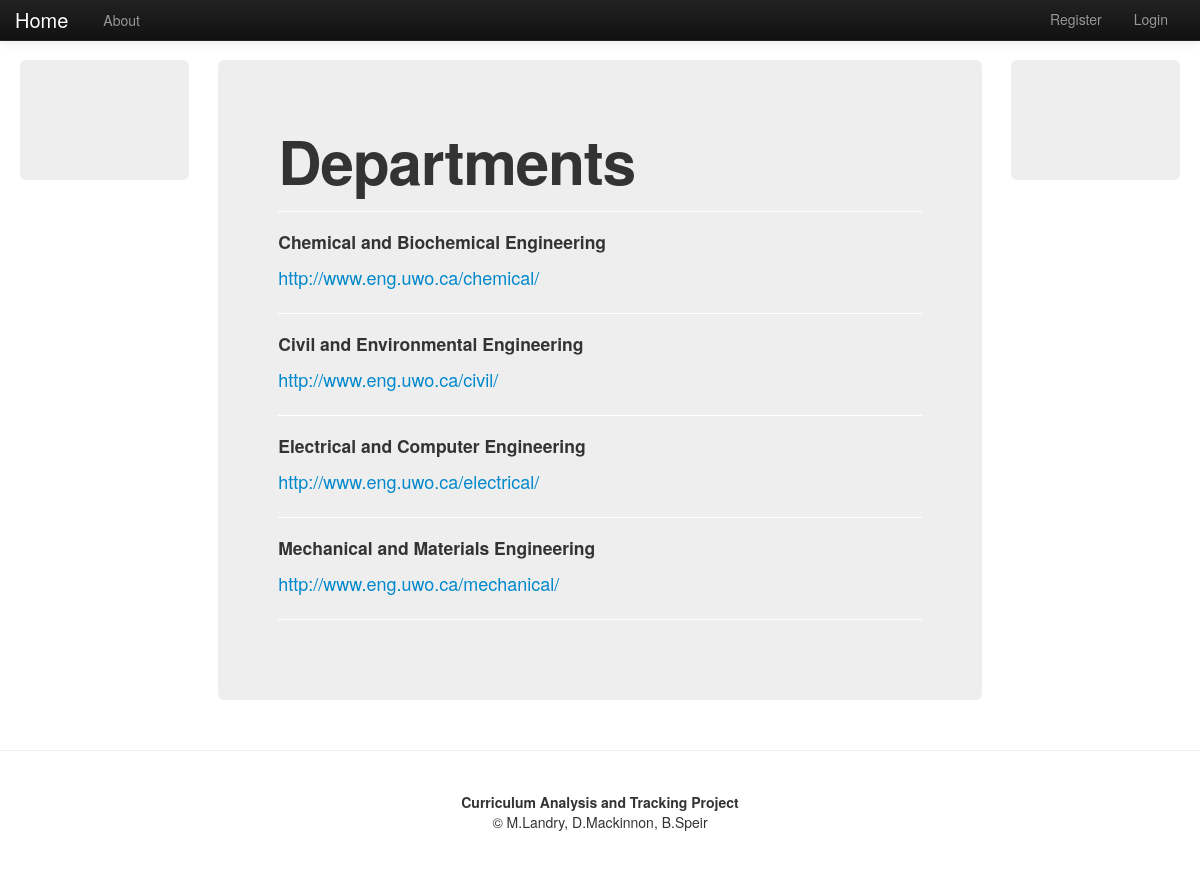
The page /curriculum/departments/ on the database its author committed.
### curriculum/models.py (models this page shows, shortened)
class Department(models.Model):
	name = models.CharField(max_length = 128, unique = True)
	head = models.OneToOneField(UserInfo)
	website = models.URLField(blank = True)

### curriculum/views.py (the view)
# urls.py: url(r'^departments/(?P<department_name_url>\w+)/$',views.department,name='department'),
def departments(request):
	context = RequestContext(request)
	department_list = Department.objects.order_by('name')[:4]
	context_dict = {'departments':department_list}
	return render_to_response('curriculum/departments.html',context_dict,context)

### templates/curriculum/departments.html (shortened to what this page needs)
{% extends 'curriculum/base.html' %}
{% load static %}
{% block body_block %}
<div class = "hero-unit">
    <h1>Departments</h1>
	<hr>
	{% if departments %}
		{% for department in departments %}
		<h4>{{ department.name }}</h4>
		<p><a href="{{ department.website }}">{{ department.website }}</a></p>
		<hr>
		{% endfor %}
	{% else %}
		<h3>There were no departments present...</h3>
	{% endif %}
</div>
{% endblock %}

### rows shown on the page
Department: name "Chemical and Biochemical Engineering", website "http://www.eng.uwo.ca/chemical/"
Department: name "Civil and Environmental Engineering", website "http://www.eng.uwo.ca/civil/"
Department: name "Electrical and Computer Engineering", website "http://www.eng.uwo.ca/electrical/"
Department: name "Mechanical and Materials Engineering", website "http://www.eng.uwo.ca/mechanical/"
